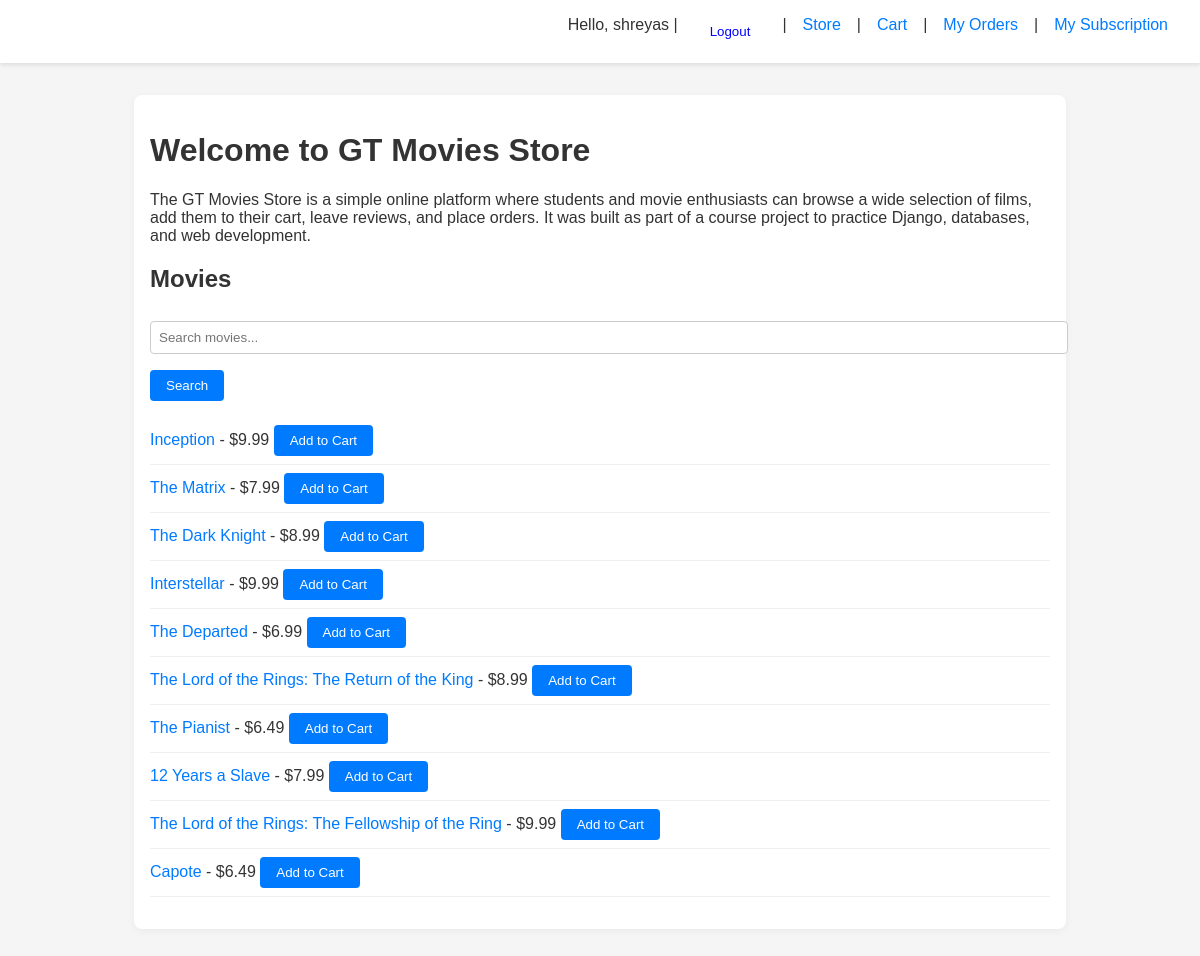
The app's page / (signed in) with its own data.
### movies/models.py (models this page shows, shortened)
class Movie(models.Model):
    title = models.CharField(max_length=200)
    price = models.DecimalField(max_digits=6, decimal_places=2)
    description = models.TextField()
    image = models.ImageField(upload_to='movies/', blank=True, null=True) #blank=True, null=True
    release_date = models.DateField(default=timezone.now)

### movies/views.py (the view)
# urls.py: path("", views.movie_list, name="movie_list"),
def movie_list(request):
    query = request.GET.get("q")
    if query:
        movies = Movie.objects.filter(Q(title__icontains=query))
    else:
        movies = Movie.objects.all()
    return render(request, "movies/movie_list.html", {"movies": movies, "query": query})

### movies/templates/movies/movie_list.html (shortened to what this page needs)
{% extends "base.html" %}
{% block content %}
<h1>Welcome to GT Movies Store</h1>
<p>
  The GT Movies Store is a simple online platform where students and movie enthusiasts
  can browse a wide selection of films, add them to their cart, leave reviews, and place orders.
  It was built as part of a course project to practice Django, databases, and web development.
</p>
<h2>Movies</h2>
<form method="get">
  <input type="text" name="q" placeholder="Search movies..." value="{{ query|default:'' }}">
  <button type="submit">Search</button>
</form>
<ul>
  {% for movie in movies %}
    <li>
      <a href="{% url 'movie_detail' movie.pk %}">{{ movie.title }}</a> - ${{ movie.price }}
      {% if user.is_authenticated %}
        <form method="post" action="{% url 'add_to_cart' movie.pk %}" style="display:inline;">
          <button type="submit">Add to Cart</button>
        </form>
      {% else %}
        <a href="{% url 'login' %}">Login to add to cart</a>
      {% endif %}
    </li>
  {% empty %}
    <li>No movies found.</li>
  {% endfor %}
</ul>
{% endblock %}

### templates/base.html (shortened to what this page needs)
{% load static %}
<!DOCTYPE html>
<html>
<head>
  <link rel="stylesheet" type="text/css" href="{% static 'css/styles.css' %}">
</head>
<body>
  <nav>
    {% if user.is_authenticated %}
      Hello, {{ user.username }} |
      <form method="post" action="{% url 'logout' %}" style="display:inline;">
        <button type="submit" style="background:none;border:none;color:blue;cursor:pointer;">
          Logout
        </button>
      </form>
      | <a href="{% url 'movie_list' %}">Store</a>
      | <a href="{% url 'view_cart' %}">Cart</a>
      | <a href="{% url 'view_orders' %}">My Orders</a>
      | <a href="{% url 'subscription' %}">My Subscription</a>
    {% else %}
      <a href="{% url 'login' %}">Login</a> |
      <a href="{% url 'register' %}">Sign up</a>
    {% endif %}
  </nav>
  <div class="container">
    {% block content %}
    {% endblock %}
  </div>
</body>
</html>

### static/css/styles.css (style rules this page uses)
body { font-family: 'Helvetica', 'Arial', sans-serif; background-color: #f5f5f5; color: #333; margin: 0; padding: 0; }
a { text-decoration: none; color: #007BFF; }
nav { background-color: #fff; padding: 1rem 2rem; box-shadow: 0 2px 4px rgba(0,0,0,0.1); display: flex; justify-content: flex-end; gap: 1rem; }
nav form { display: inline; }
.container { max-width: 900px; margin: 2rem auto; padding: 1rem; background-color: #fff; border-radius: 8px; box-shadow: 0 2px 8px rgba(0,0,0,0.05); }
button { background-color: #007BFF; color: white; border: none; padding: 0.5rem 1rem; border-radius: 4px; cursor: pointer; }
input[type="text"], textarea { width: 100%; padding: 0.5rem; margin: 0.5rem 0 1rem 0; border: 1px solid #ccc; border-radius: 4px; }
ul { list-style: none; padding: 0; }
ul li { padding: 0.5rem 0; border-bottom: 1px solid #eee; }

### records on screen
Movie: title "Inception", price "9.99"
Movie: title "The Matrix", price "7.99"
Movie: title "The Dark Knight", price "8.99"
Movie: title "Interstellar", price "9.99"
Movie: title "The Departed", price "6.99"
Movie: title "The Lord of the Rings: The Return of the King", price "8.99"
Movie: title "The Pianist", price "6.49"
Movie: title "12 Years a Slave", price "7.99"
Movie: title "The Lord of the Rings: The Fellowship of the Ring", price "9.99"
Movie: title "Capote", price "6.49"

### other values on screen
{{ user.username }} "shreyas"
